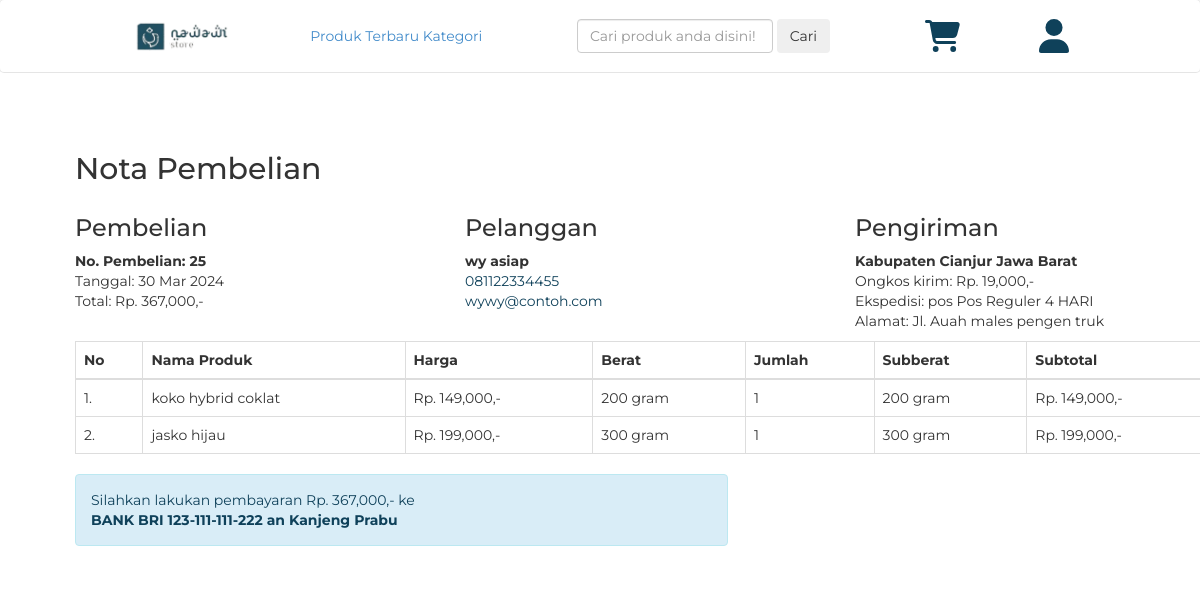
Page /nota.php?id=25 (signed in) on the committed database.
### tables this page shows
CREATE TABLE `pembelian` (
  `id_pembelian` int(11) NOT NULL,
  `id_pelanggan` int(11) NOT NULL,
  `tanggal_pembelian` date NOT NULL,
  `total_pembelian` int(11) NOT NULL,
  `alamat_pengiriman` text NOT NULL,
  `status_pembelian` varchar(100) NOT NULL DEFAULT 'pending',
  `resi_pengiriman` varchar(50) NOT NULL,
  `totalberat` int(11) NOT NULL,
  `provinsi` varchar(255) NOT NULL,
  `distrik` varchar(255) NOT NULL,
  `tipe` varchar(255) NOT NULL,
  `kodepos` varchar(255) NOT NULL,
  `ekspedisi` varchar(255) NOT NULL,
  `paket` varchar(255) NOT NULL,
  `ongkir` int(11) NOT NULL,
  `estimasi` varchar(255) NOT NULL
);

CREATE TABLE `pelanggan` (
  `id_pelanggan` int(11) NOT NULL,
  `email_pelanggan` varchar(100) NOT NULL,
  `password_pelanggan` varchar(50) NOT NULL,
  `nama_pelanggan` varchar(100) NOT NULL,
  `telepon_pelanggan` varchar(100) NOT NULL,
  `alamat_pelanggan` text NOT NULL
);

CREATE TABLE `pembelian_produk` (
  `id_pembelian_produk` int(11) NOT NULL,
  `id_pembelian` int(11) NOT NULL,
  `id_produk` int(11) NOT NULL,
  `jumlah` int(11) NOT NULL,
  `nama` varchar(100) NOT NULL,
  `harga` int(11) NOT NULL,
  `berat` int(11) NOT NULL,
  `subberat` int(11) NOT NULL,
  `subharga` int(11) NOT NULL
);

### nota.php (the view, shortened to what this page needs)
<?php
include 'koneksi.php';
$ambil = $koneksi->query("SELECT * FROM pembelian JOIN pelanggan ON pembelian.id_pelanggan = pelanggan.id_pelanggan WHERE pembelian.id_pembelian = '$_GET[id]'");
$detail = $ambil->fetch_assoc();
?>
<!DOCTYPE html>
<html lang="en">
<head>
  <link rel="stylesheet" href="admin/assets/css/bootstrap.css">
  <link rel="stylesheet" href="admin/assets/css/styles.css">
</head>
<body>
<?php include 'templates/top-navbar.php'; ?>
<section class="content">
  <div class="container">
    <h2>Nota Pembelian</h2>
    <div class="row" style="margin-bottom: 10px;">
      <div class="col-md-4">
        <h3>Pembelian</h3>
        <strong>No. Pembelian: <?= $detail['id_pembelian']; ?></strong><br>
        Tanggal: <?= date("d M Y", strtotime($detail['tanggal_pembelian'])); ?><br>
        Total: Rp. <?= number_format($detail['total_pembelian']); ?>,-
      </div>
      <div class="col-md-4">
        <h3>Pelanggan</h3>
        <strong><?= $detail["nama_pelanggan"]; ?></strong><br>
        <p>
          <?= $detail["telepon_pelanggan"]; ?><br>
          <?= $detail["email_pelanggan"]; ?>
        </p>
      </div>
      <div class="col-md-4">
        <h3>Pengiriman</h3>
        <strong><?= $detail['tipe']; ?> <?= $detail['distrik']; ?> <?= $detail['provinsi']; ?></strong><br>
        Ongkos kirim: Rp. <?= number_format($detail['ongkir']); ?>,-<br>
        Ekspedisi: <?= $detail['ekspedisi']; ?> <?= $detail['paket']; ?> <?= $detail['estimasi']; ?><br>
        Alamat: <?= $detail['alamat_pengiriman']; ?>
      </div>
    </div>
    <table class="table table-bordered">
      <thead>
        <tr>
          <th>No</th>
          <th>Nama Produk</th>
          <th>Harga</th>
          <th>Berat</th>
          <th>Jumlah</th>
          <th>Subberat</th>
          <th>Subtotal</th>
        </tr>
      </thead>
      <tbody>
        <?php $no=1; ?>
        <?php $ambil = $koneksi->query("SELECT * FROM pembelian_produk WHERE id_pembelian = '$_GET[id]'"); ?>
        <?php while($pecah = $ambil->fetch_assoc()): ?>
        <tr>
          <td><?= $no; ?>.</td>
          <td><?= $pecah["nama"]; ?></td>
          <td>Rp. <?= number_format($pecah["harga"]); ?>,-</td>
          <td><?= $pecah["berat"]; ?> gram</td>
          <td><?= $pecah["jumlah"]; ?></td>
          <td><?= $pecah["subberat"]; ?> gram</td>
          <td>Rp. <?= number_format($pecah["subharga"]); ?>,-</td>
        </tr>
        <?php $no++; ?>
        <?php endwhile; ?>
      </tbody>
    </table>
    <div class="row">
      <div class="col-md-7">
        <div class="alert alert-info">
          <p>
            Silahkan lakukan pembayaran Rp. <?= number_format($detail['total_pembelian']); ?>,- ke <br>
            <strong>BANK BRI 123-111-111-222 an Kanjeng Prabu</strong>
          </p>
        </div>
      </div>
    </div>
  </div>
</section>
</body>
</html>

### admin/assets/css/styles.css (style rules this page uses)
body { font-family:'Montserrat', sans-serif; margin: 0; padding: 0; }
html { scroll-behavior: smooth; }
.container { margin-top: 5%; margin-left: 5%; margin-right: 5%; }
.footer-about h4, p { margin-top: 0; color: #0F415A; }

### rows in the picture
pembelian: id_pembelian "25", tanggal_pembelian "30 Mar 2024", total_pembelian "367,000", id_pelanggan.nama_pelanggan "wy asiap", id_pelanggan.telepon_pelanggan "081122334455", id_pelanggan.email_pelanggan "wywy@contoh.com", tipe "Kabupaten", distrik "Cianjur", provinsi "Jawa Barat", ongkir "19,000", ekspedisi "pos", paket "Pos Reguler", estimasi "4 HARI", alamat_pengiriman "Jl. Auah males pengen truk"
pembelian_produk: nama "koko hybrid coklat", harga "149,000", berat "200", jumlah "1", subberat "200", subharga "149,000"
pembelian_produk: nama "jasko hijau", harga "199,000", berat "300", jumlah "1", subberat "300", subharga "199,000"
